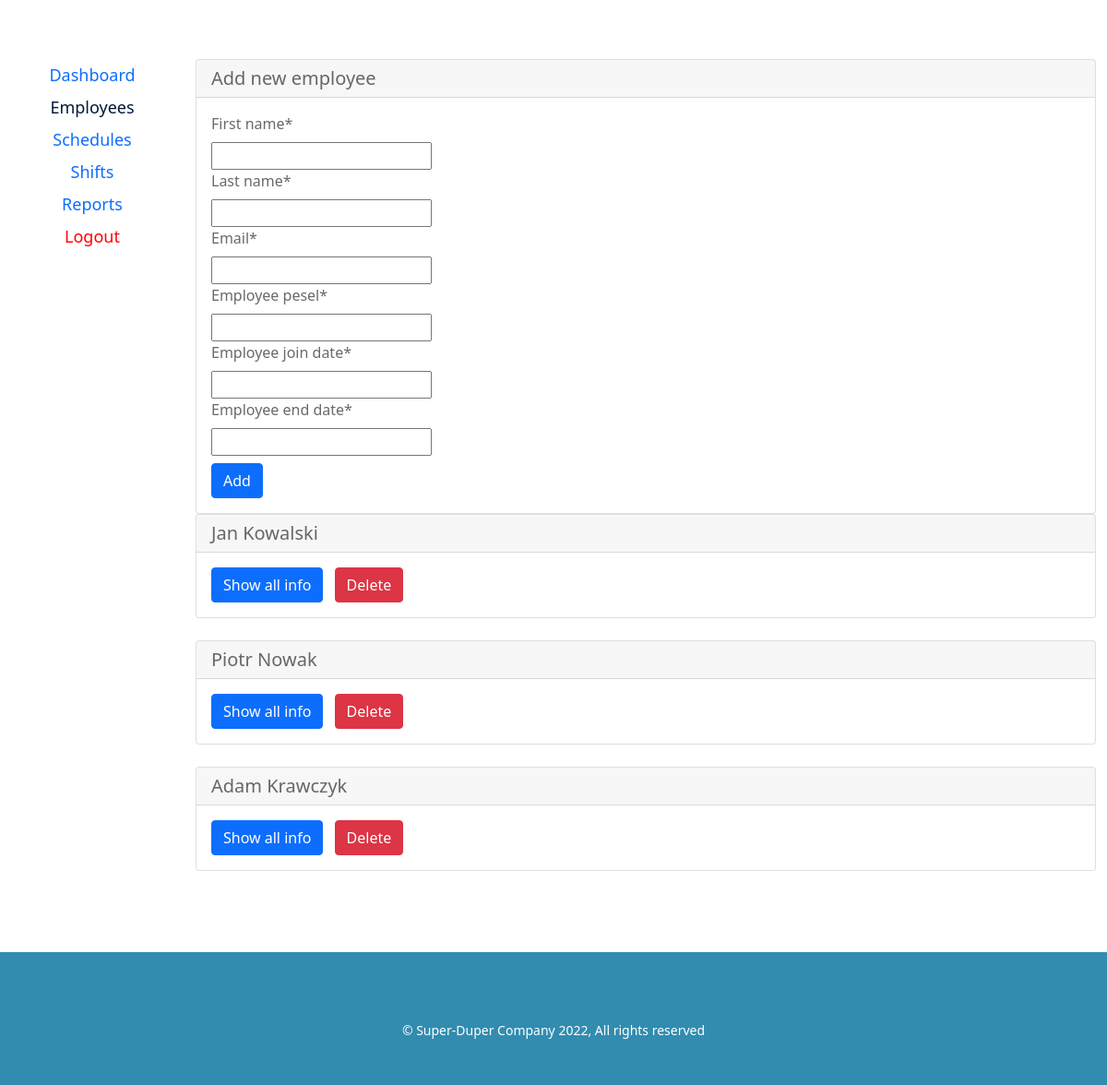
The app's page /users/employees (signed in) with its own data.
### employees/models.py (models this page shows)
class Employee(models.Model):
    user = models.OneToOneField(User, on_delete=models.CASCADE)
    employee_PESEL = models.IntegerField()
    employment_join_date = models.DateField()
    employment_end_date = models.DateField()
    def __str__(self):
        schedule_title = str(self.user.first_name) + " " + str(self.user.last_name)
        return schedule_title

### users/views.py (the view)
# urls.py: path('employees', views.employees_view, name='employees'),
@login_required
def employees_view(request):
    if request.method == 'POST':
        employee_form = EmployeeForm(request.POST)
        if employee_form.is_valid():
            first_name = employee_form.cleaned_data['first_name']
            last_name = employee_form.cleaned_data['last_name']
            email = employee_form.cleaned_data['email']
            employee_pesel = employee_form.cleaned_data['employee_pesel']
            employment_join_date = employee_form.cleaned_data['employee_join_date']
            employment_end_date = employee_form.cleaned_data['employee_end_date']
            username = email
            password_set = string.ascii_lowercase + string.ascii_uppercase + string.digits + string.punctuation
            temp = random.sample(password_set, user_password_length)
            user_password = "".join(temp)
            new_user = User.objects.get_or_create(first_name=first_name, last_name=last_name, email=email,
                                                  username=username, password=user_password)
            new_employee = Employee.objects.get_or_create(user=new_user[0], employee_PESEL=employee_pesel,
                                                          employment_join_date=employment_join_date,
                                                          employment_end_date=employment_end_date)
            return redirect('/users/employees')
    else:
        employee_form = EmployeeForm()
    employees = Employee.objects.all()
    context = {"employees": employees, "employee_form": employee_form}
    return render(request, "users/employees.html", context)

### employees/forms.py
class EmployeeForm(forms.Form):
    first_name = forms.CharField()
    last_name = forms.CharField()
    email = forms.EmailField()
    employee_pesel = forms.IntegerField()
    employee_join_date = forms.DateField()
    employee_end_date = forms.DateField()

### templates/users/employees.html (shortened to what this page needs)
{% extends "users/base_dashboard.html" %}
{% load crispy_forms_tags %}
{% load static %}
{% block content %}
<div class="" id="employee_card">
    <div>
        <div class="card">
          <h5 class="card-header">Add new employee</h5>
            <div class="card-body" >
                <form action="" method="post">
                     {{ employee_form|crispy }}
                <button type="submit" class="btn btn-primary mt-2">Add</button>
                </form>
            </div>
        </div>
    {% for employee in employees %}
        <div class="card mt-6 mb-4">
          <h5 class="card-header">{{ employee }} </h5>
          <div class="card-body">
            <a href="{% url 'users:user_show_all_info' employee.id %}" class="btn btn-primary">Show all info</a>
            <a href="#" onclick="ShowConfirmation(confirm_delete{{ employee.id }});return false;" class="btn btn-danger ml-2" id="confirm_delete_button">Delete</a>
          </div>
        </div>
    {% endfor %}
    </div>
</div>
{% endblock %}

### records on screen
Employee: user.last_name "Jan Kowalski"
Employee: user.last_name "Piotr Nowak"
Employee: user.last_name "Adam Krawczyk"

### other values on screen
{{ current_year }} "2022"
